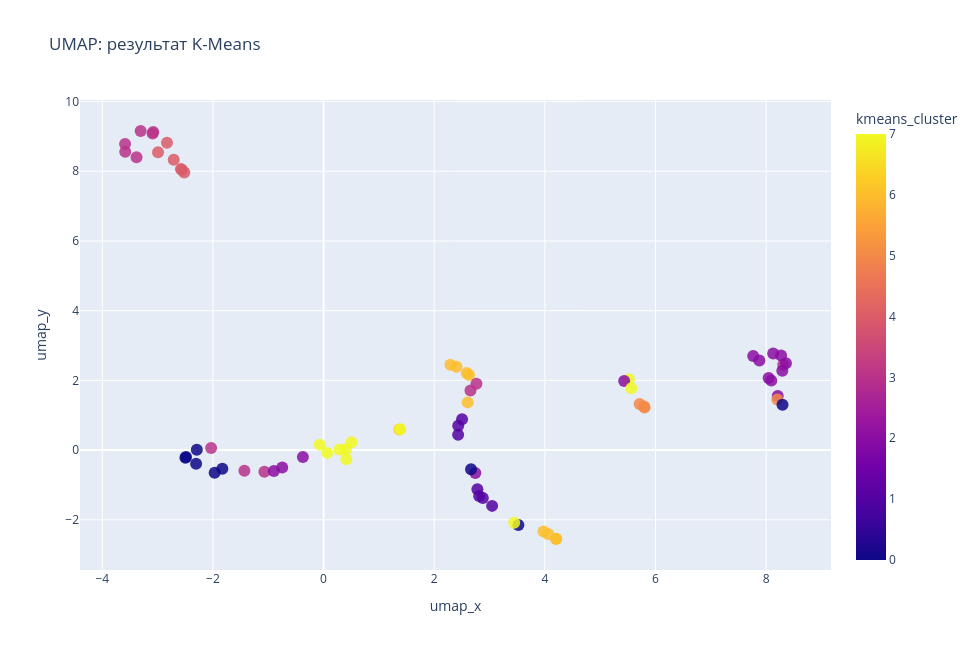

Source (notebook cell):
### Code cell
plot_interactive_projection(
    data=df,
    x_col="umap_x",
    y_col="umap_y",
    label_col="kmeans_cluster",
    title="UMAP: результат K-Means"
)

### Figure 1 — Plotly figure (JSON) as saved in the notebook; plotly's stock layout.template omitted (floating-point values rounded to 4 significant figures; data arrays with more than 128 entries replaced by an {"elided": "..."} marker saying what was removed)
{"data": [{"customdata": {"elided": "72x3 mixed values"}, "hovertemplate": "umap_x=%{x}<br>umap_y=%{y}<br>true_topic=%{customdata[0]}<br>text=%{customdata[1]}<br>kmeans_cluster=%{marker.color}<extra></extra>", "legendgroup": "", "marker": {"color": [2, 7, 6, 0, 3, 2, 0, 4, 6, 2, 1, 3, 2, 2, 3, 6, 3, 2, 4, 7, 2, 6, 4, 1, 7, 0, 2, 0, 3, 1, 7, 3, 2, 3, 1, 6, 7, 0, 6, 1, 3, 5, 3, 1, 7, 2, 2, 6, 3, 1, 4, 2, 4, 7, 5, 0, 3, 5, 7, 0, 4, 7, 7, 0, 0, 6, 2, 3, 6, 5, 6, 2], "coloraxis": "coloraxis", "opacity": 0.85, "size": 12, "symbol": "circle"}, "mode": "markers", "name": "", "orientation": "v", "showlegend": false, "type": "scatter", "x": [-0.374, 5.519, 1.37, -2.304, -3.588, 8.209, -1.969, -2.518, 4.202, 8.045, 2.433, -3.585, -0.747, 2.743, -2.033, 2.629, 8.308, 8.292, -2.83, 0.06804, 8.358, 3.975, -2.992, 2.812, 0.4025, -2.487, 8.27, 2.666, -3.09, 3.047, 1.386, 2.764, 8.094, -3.381, 2.503, 2.294, 0.4113, -2.291, 2.588, 2.781, -1.431, 8.202, -1.069, 2.434, 0.5063, 7.766, 5.434, 2.403, -3.079, 2.879, -2.579, 7.878, -2.709, 0.2893, 5.803, -2.497, -3.306, 5.792, -0.06807, 3.522, -2.56, 3.446, 5.563, -1.829, 8.296, 4.06, -0.898, 2.655, 2.605, 5.713, 4.206, 8.128], "xaxis": "x", "y": [-0.2002, 2.036, 0.5937, -0.3937, 8.781, 1.554, -0.6511, 7.965, -2.546, 2.07, 0.4388, 8.558, -0.5019, -0.6541, 0.05867, 2.158, 2.448, 2.274, 8.815, -0.07933, 2.489, -2.335, 8.545, -1.313, 0.02146, -0.1961, 2.716, -0.5513, 9.081, -1.6, 0.5973, 1.901, 1.994, 8.404, 0.8862, 2.449, -0.2614, 0.0136, 2.215, -1.124, -0.5951, 1.451, -0.62, 0.6988, 0.2236, 2.702, 1.986, 2.394, 9.128, -1.373, 8.061, 2.572, 8.33, 0.021, 1.221, -0.2222, 9.155, 1.249, 0.1515, -2.151, 8.04, -2.083, 1.773, -0.5323, 1.303, -2.409, -0.5988, 1.711, 1.37, 1.324, -2.55, 2.772], "yaxis": "y"}], "layout": {"coloraxis": {"colorbar": {"title": {"text": "kmeans_cluster"}}, "colorscale": [[0, "#0d0887"], [0.1111, "#46039f"], [0.2222, "#7201a8"], [0.3333, "#9c179e"], [0.4444, "#bd3786"], [0.5556, "#d8576b"], [0.6667, "#ed7953"], [0.7778, "#fb9f3a"], [0.8889, "#fdca26"], [1, "#f0f921"]]}, "height": 650, "legend": {"tracegroupgap": 0}, "title": {"text": "UMAP: результат K-Means"}, "width": 980, "xaxis": {"anchor": "y", "domain": [0, 1], "title": {"text": "umap_x"}}, "yaxis": {"anchor": "x", "domain": [0, 1], "title": {"text": "umap_y"}}}}
